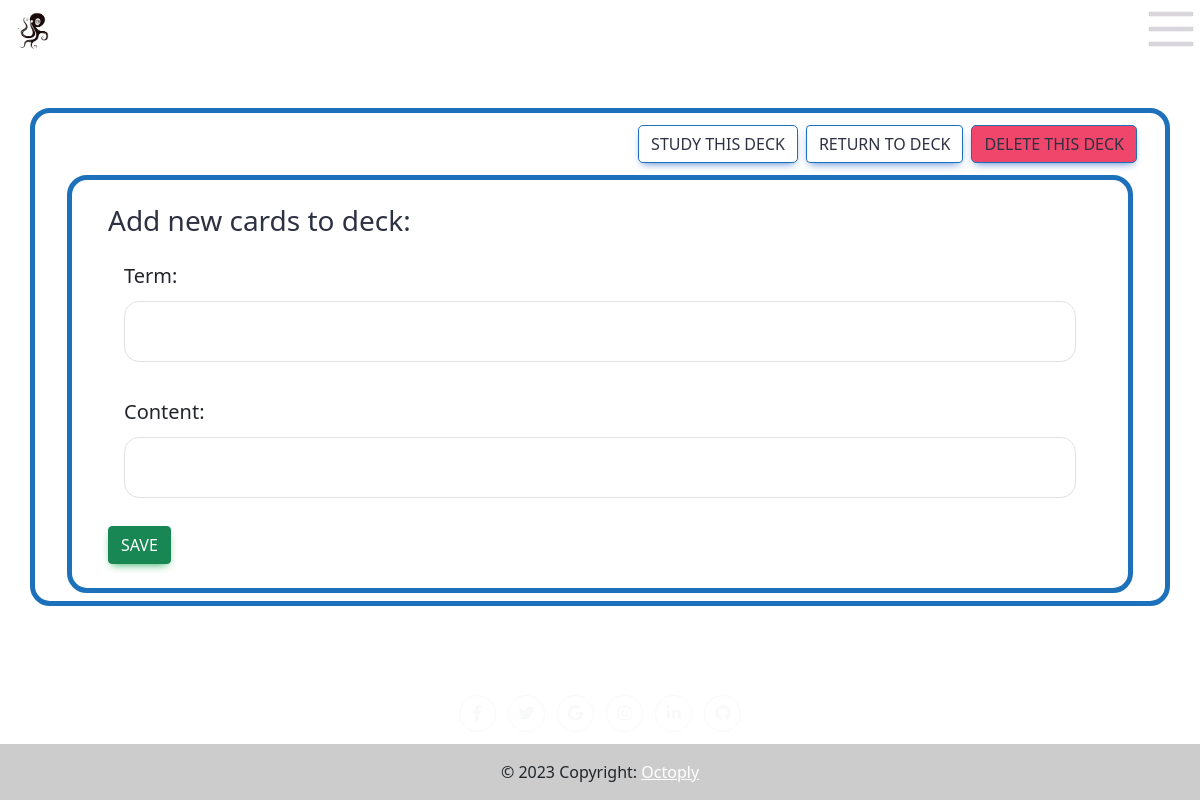
Page /addterms/15 (signed in) on the earlier database version.
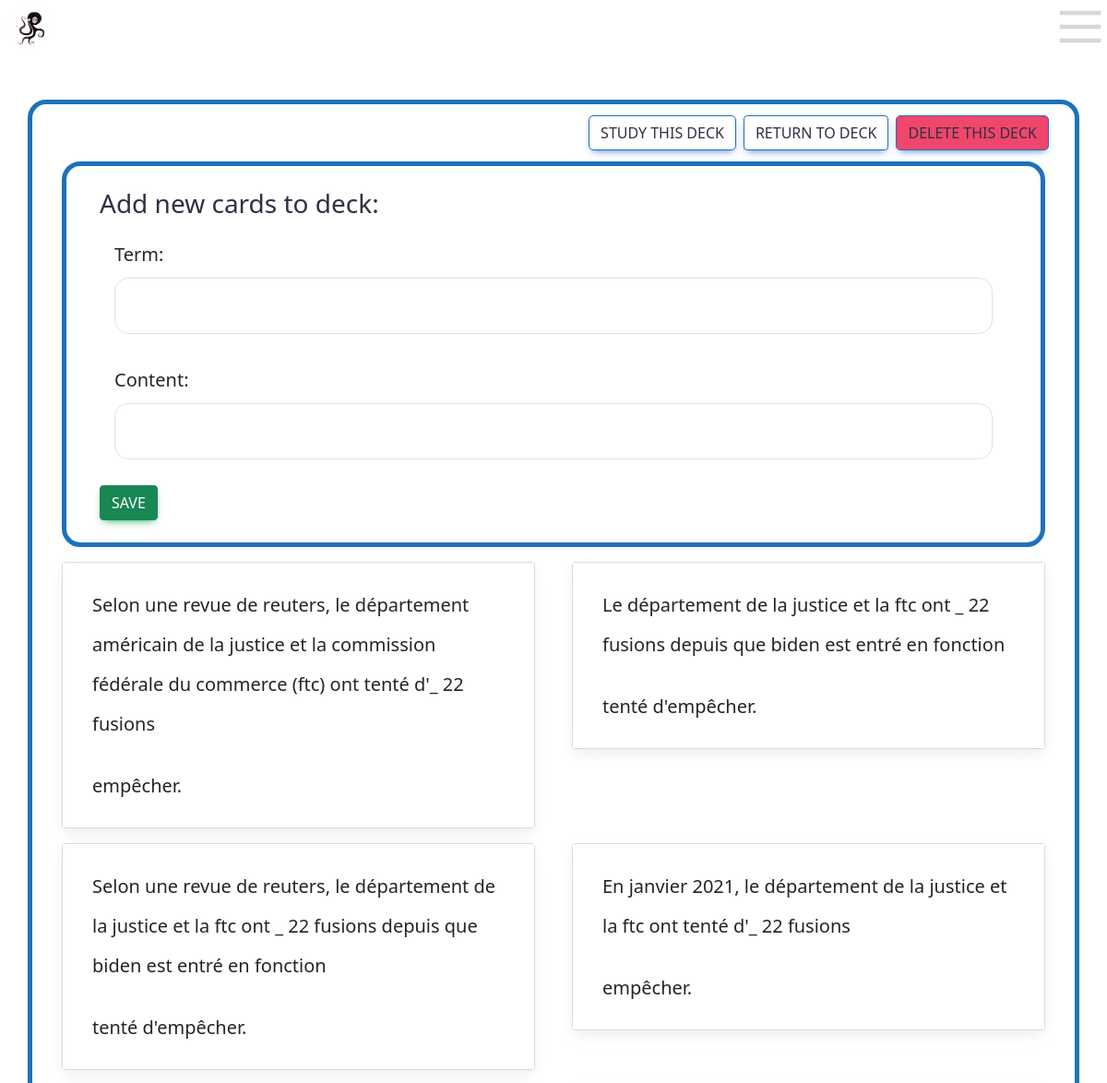
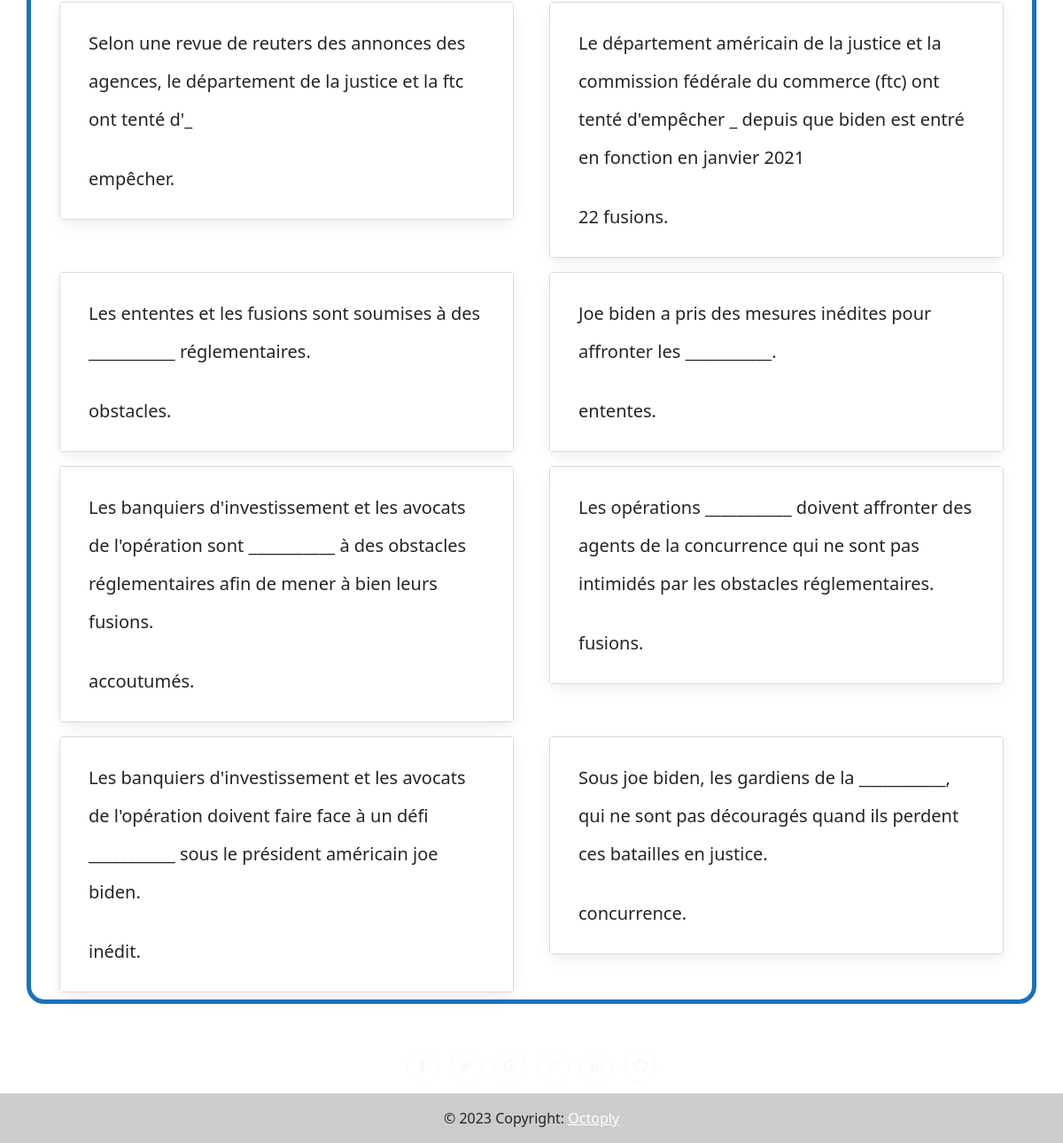
Same page on the later database version (2 pictures, top to bottom).
### app.py (models this page shows, shortened)
class Card(db.Model):
    id = db.Column(db.Integer, primary_key=True)
    term = db.Column(db.String(50), nullable=False)
    content = db.Column(db.String(255), nullable=False)
    boc_2 = db.Column(db.String(255), nullable=True)
    boc_3 = db.Column(db.String(255), nullable=True)
    boc_4 = db.Column(db.String(255), nullable=True)
    img = db.Column(db.String(255), nullable=True)
    sound = db.Column(db.String(255), nullable=True)
    boc_id = db.Column(db.Float(10), nullable=True)
    box_id = db.Column(db.Float(10), nullable=True, default=0)
    interval = db.Column(db.Integer, default=1)
    time_updated = db.Column(db.DateTime, default=datetime.utcnow)
    times_asked = db.Column(db.Integer, default=0)
    times_correct = db.Column(db.Integer, default=0)
    times_correct_row = db.Column(db.Integer, default=0)
    create_method = db.Column(db.String(255), nullable=True)
    time_created = db.Column(db.DateTime, default=datetime.utcnow)
    category = db.Column(db.String(255), nullable=True)
    edited = db.Column(db.Integer, default=0)
    diff_lvl = db.Column(db.Float(100), default=1)

### app.py (the view, shortened to what this page needs)
@app.route("/addterms/<int:deck_id>", methods = ["POST", "GET"])
@login_required
def addterms(deck_id):
    form = AddTermForm()
    deck = Deck.query.filter_by(id=deck_id, user_id=current_user.id).first()
    cards = Card.query.filter(Card.decks.any(id=deck_id)).order_by(Card.id.desc()).all()
    return render_template("addterms.html".format(deck=deck), title="Add Terms", form=form, cards=cards, deck=deck)

### app.py
class AddTermForm(FlaskForm):
    term = StringField(validators=[InputRequired(), Length(min=1, max=50)])
    content = StringField(validators=[InputRequired(), Length(min=1, max=50)])
    submit = SubmitField("Save")

### app.py (called while the page is built)
@login_manager.user_loader
def load_user(user_id):
    return User.query.get(int(user_id))

@app.after_request
def after_request(response):
    response.headers["Cache-Control"] = "no-cache, no-store, must-revalidate"
    response.headers["Expires"] = 0
    response.headers["Pragma"] = "no-cache"
    return response

### templates/addterms.html (shortened to what this page needs)
{% extends "layout.html" %} {% block title %} Card Editor {% endblock %}  {% block main_0 %}
<div class = "container box_0 flex my-5">
    <div class = "d-flex justify-content-end my-2">
        <a href="/study/{{deck.id}}" class="btn btn-primary box_study m-1"> Study this deck</a>
        <a href="/currentdeck/{{deck.id}}" class="btn btn-primary box_save m-1"> Return to deck</a>
        <a href="/delete/{{deck.id}}" class="btn btn-primary box_warning m-1"> Delete this deck</a>
        </div>
<div class="row box_0 flex m-2 p-2">
  <form method="POST" action="">
<div class="m-3">
        <h3> Add new cards to deck: </h3>
          <h5 class=" border-0 form-control form-control-lg">
            Term: {{form.term (class="btn-lg border btn-block my-1 box_1" )}}
          </h5>
          <p class=" border-0 form-control form-control-lg">
            Content: {{form.content(class=" btn-lg border btn-block my-1 box_1" )}}
          </p>
          <div class = "col justify-content-end">
          {{form.submit (class="btn btn-success primary box_save d-flex")}}
        </div>
  </form>
  </div>
</div>
<div class="row">
  {% for card in cards%}
  <div class="col-sm-6">
    <div class="card m-2 bg-light">
      <div class="card-body">
        <h5 class="card-title border-0 input_0 form-control form-control-lg">
          {{card.term }}
        </h5>
        <p class="card-text border-0 input_0 form-control form-control-lg">
          {{card.content }}
        </p>
      </div>
    </div>
  </div>
  {% endfor %}
</div>
{% endblock %}

### templates/layout.html (shortened to what this page needs)
<!DOCTYPE html>
<html lang="en">
<head>
    <link href="..\static\style.css" rel="stylesheet" />
</head>
<body>
    <link href="https://cdnjs.cloudflare.com/ajax/libs/font-awesome/6.0.0/css/all.min.css" rel="stylesheet" />
    <link href="https://cdnjs.cloudflare.com/ajax/libs/mdb-ui-kit/6.1.0/mdb.min.css" rel="stylesheet" />
    <div class = "row">
        <div class = "col align-left">
    <a href="/"><img src="\static\logo1_small.png" alt = "logo" class="responsive navbar-brand px-2" style="max-height: 60px;"></a>
</div>
<div class = "col d-flex justify-content-end">
    <div class="dropdown align-right">
            <img src="/static/navbar_toggler_img.png" class="dropdown-toggle m-1" type="button" id="dropdownMenu2" data-bs-toggle="dropdown" aria-expanded="false">
    </div>
</div>
    <main>
        {% block main_0 %}
        {% endblock %}
    </main>
    </div>
    <footer class="text-center site-footer">
        <a class="btn btn-outline-light btn-floating m-1" href="#!" role="button"><i class="fab fa-facebook-f"></i></a>
        <a class="btn btn-outline-light btn-floating m-1" href="#!" role="button"><i class="fab fa-twitter"></i></a>
        <a class="btn btn-outline-light btn-floating m-1" href="#!" role="button"><i class="fab fa-google"></i></a>
        <a class="btn btn-outline-light btn-floating m-1" href="#!" role="button"><i class="fab fa-instagram"></i></a>
        <a class="btn btn-outline-light btn-floating m-1" href="#!" role="button"><i class="fab fa-linkedin-in"></i></a>
        <a class="btn btn-outline-light btn-floating m-1" href="#!" role="button"><i class="fab fa-github"></i></a>
        <div class="text-center p-3 mt-2" style="background-color: rgba(0, 0, 0, 0.2);">
            © 2023 Copyright:
            <a class="text-white" href="https://mdbootstrap.com/">Octoply</a>
        </div>
    </footer>
    <link href="https://cdn.jsdelivr.net/npm/bootstrap@5.1.3/dist/css/bootstrap.min.css"
 rel="stylesheet" />
</body>
</html>

### static/style.css (style rules this page uses)
.responsive { max-width: 100%; height: auto; }
footer { background-size: cover; }
body { background-color: white !important; background-size: cover; }
.row { --mdb-gutter-x: 0.5rem !important; }
.input_0 { background-color: white !important; color: black; }
.card { background-color: white !important; }
.card-body { background-color: white !important; }
.card-title { background-color: white !important; }
.card-text { background-color: white !important; }
.btn-primary { background-color: white !important; color: #2D3142 !important; border-color: #1D71BA !important; }
.box_0 { border: 10px solid !important; align-content: center !important; background-color: white !important; border-width: 5px !important; border-radius: 20px !important; border-color: #1D71BA !important; align-self: center !important; color: #2D3142 !important; }
.box_1 { border-radius: 15px !important; color: #2D3142 !important; background-color: white !important; }
.box_warning { border: 10px solid !important; align-content: center !important; background-color: #F1466B !important; border-width: 1px !important; border-radius: 5px !important; border-color: #1D71BA !important; align-self: center !important; color: #2D3142 !important; }
.box_study { border: 10px solid !important; align-content: center !important; background-color: white !important; border-width: 1px !important; border-radius: 5px !important; border-color: #1D71BA !important; align-self: center !important; color: #2D3142 !important; }
body { display: flex; min-height: 100vh; flex-direction: column; }
.site-footer { margin-top: auto; }
main { flex-grow: 1; }
footer { background-color: white; }

Differences in the rows shown:
added Card: term "Selon une revue de reuters, le département américain de la justice et la commission fédérale du commerce (ftc) ont tenté d'_ 22 fusions", content "empêcher."
added Card: term "Le département de la justice et la ftc ont _ 22 fusions depuis que biden est entré en fonction", content "tenté d'empêcher."
added Card: term "Selon une revue de reuters, le département de la justice et la ftc ont _ 22 fusions depuis que biden est entré en fonction", content "tenté d'empêcher."
added Card: term "En janvier 2021, le département de la justice et la ftc ont tenté d'_ 22 fusions", content "empêcher."
added Card: term "Selon une revue de reuters des annonces des agences, le département de la justice et la ftc ont tenté d'_", content "empêcher."
added Card: term "Le département américain de la justice et la commission fédérale du commerce (ftc) ont tenté d'empêcher _ depuis que biden est entré en fonction en janvier 2021", content "22 fusions."
added Card: term "Les ententes et les fusions sont soumises à des ___________ réglementaires.", content "obstacles."
added Card: term "Joe biden a pris des mesures inédites pour affronter les ___________.", content "ententes."
added Card: term "Les banquiers d'investissement et les avocats de l'opération sont ___________ à des obstacles réglementaires afin de mener à bien leurs fusions.", content "accoutumés."
added Card: term "Les opérations ___________ doivent affronter des agents de la concurrence qui ne sont pas intimidés par les obstacles réglementaires.", content "fusions."
added Card: term "Les banquiers d'investissement et les avocats de l'opération doivent faire face à un défi ___________ sous le président américain joe biden.", content "inédit."
added Card: term "Sous joe biden, les gardiens de la ___________, qui ne sont pas découragés quand ils perdent ces batailles en justice.", content "concurrence."
